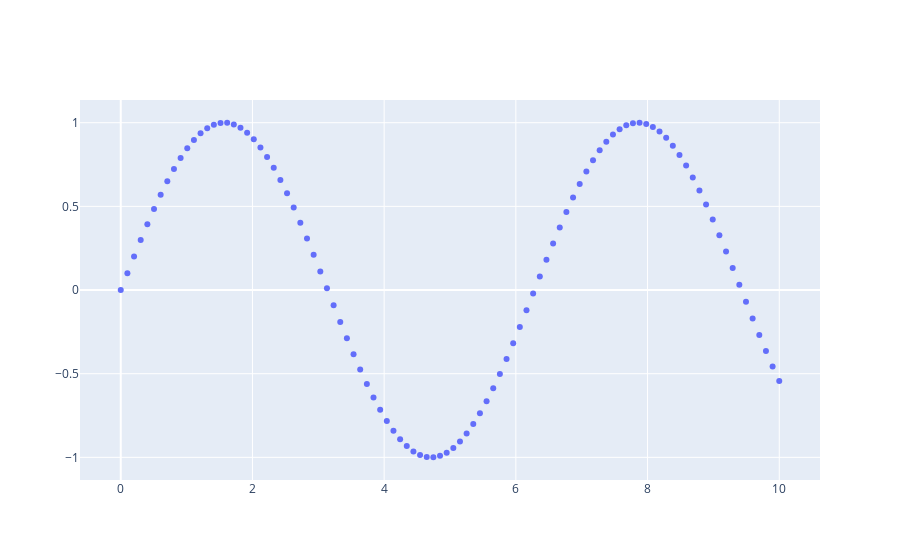

Here is the notebook cell this chart was saved with:
### Code cell
t = np.linspace(0,10,100)
y = np.sin(t)
fig = go.Figure(data = go.Scatter(x = t, y=y, mode="markers"))
fig.show()
